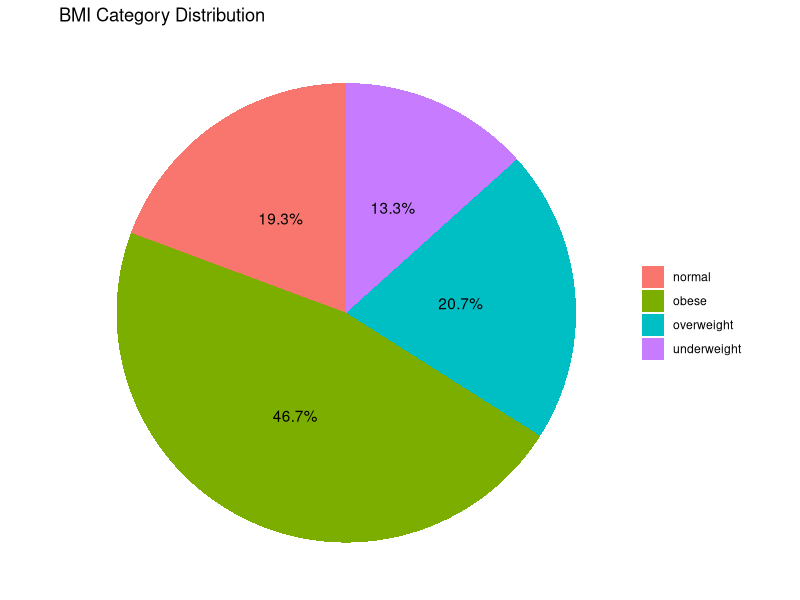
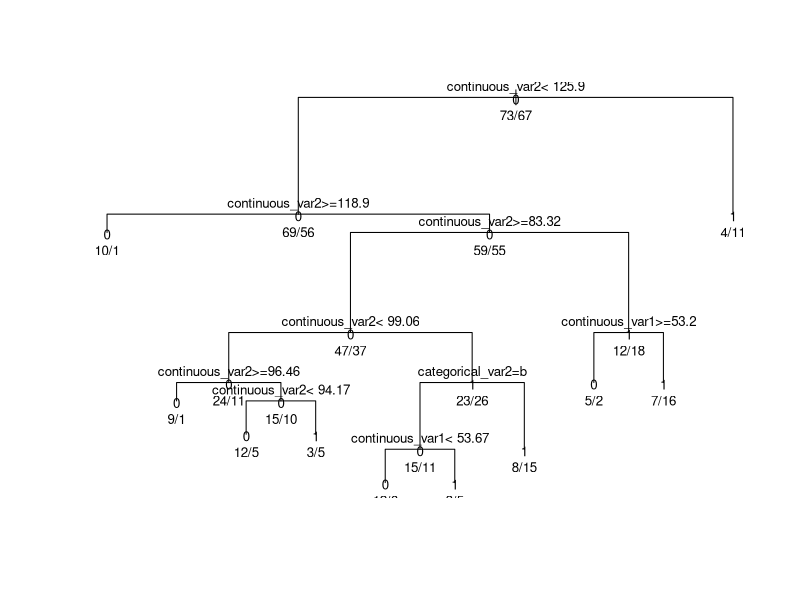
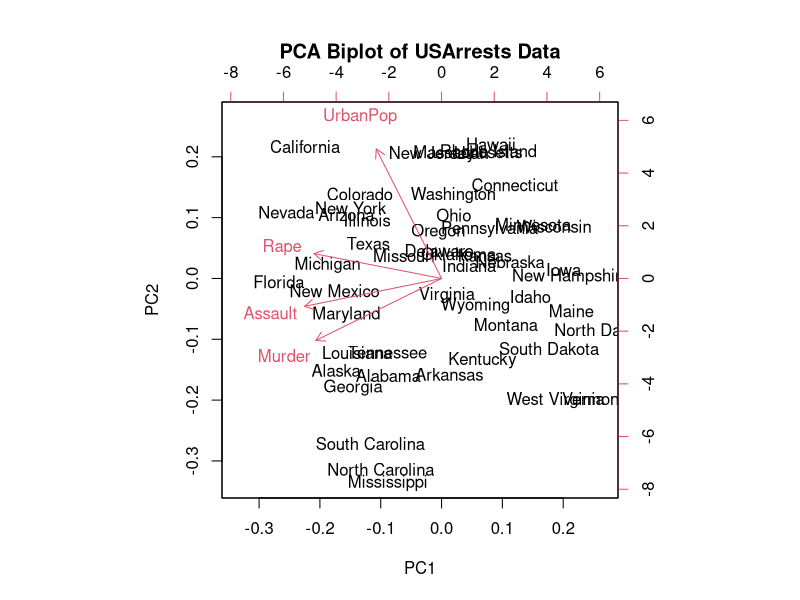
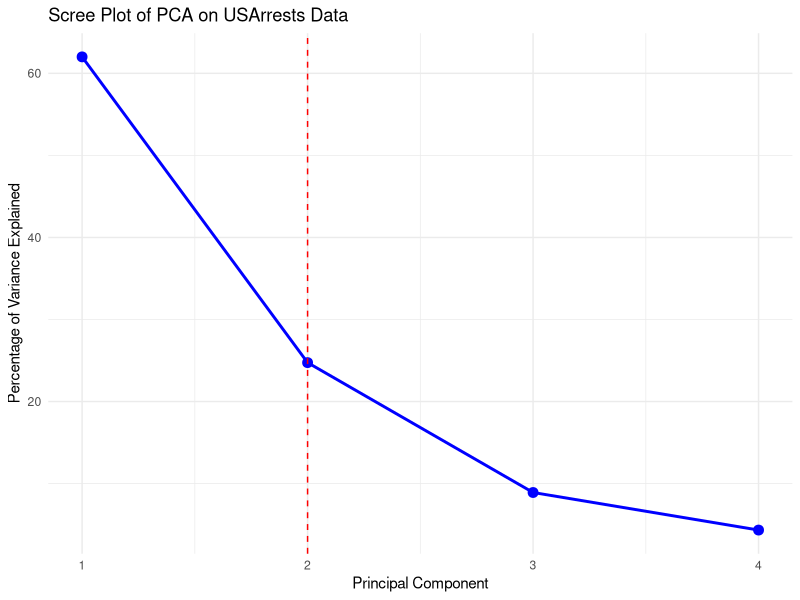
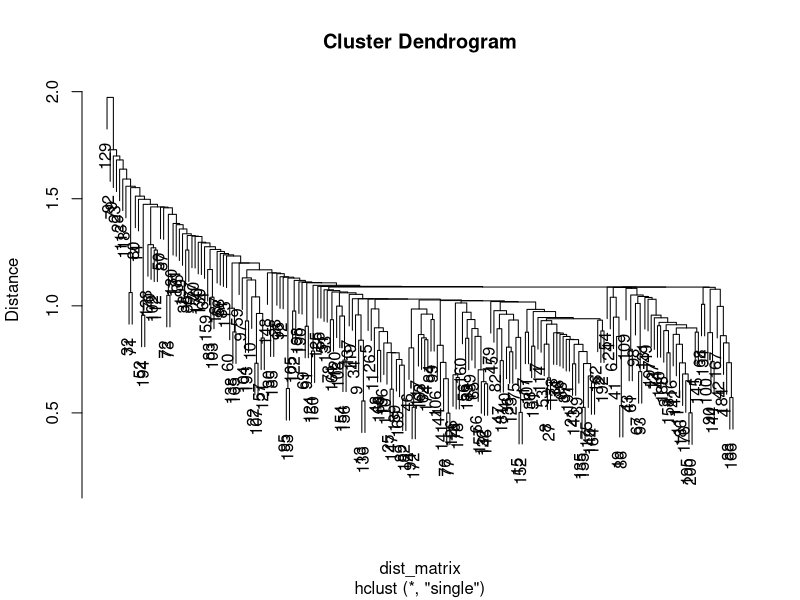
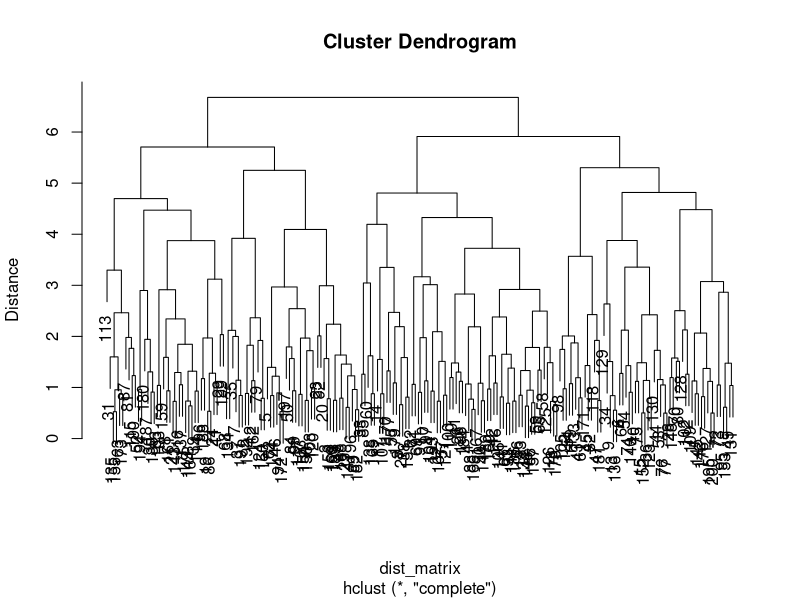
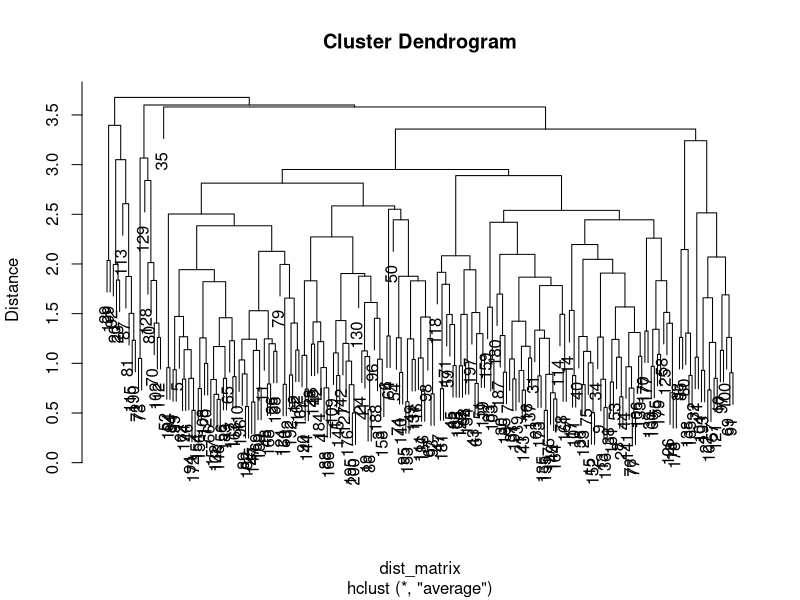

Write the R code that produced these figures, in order.
## ---- chunk 1
knitr::opts_chunk$set(echo = TRUE)
knitr::opts_knit$set(root.dir = "/home/tilak/projects/tilak/mds1/R-programming/exam/2nd-assessment/39_TilakPoudel")
## ---- chunk 2
working_directory <- getwd()
print(working_directory)
# Change to the desired directory
# setwd("~/projects/tilak/mds1/R-programming/")
set.seed(39)
# Generate the data
data <- data.frame(
  age = sample(20:59, 150, replace = TRUE),
  height = sample(110:190, 150, replace = TRUE),
  weight = sample(40:90, 150, replace = TRUE)
)

print(data)
## ---- chunk 3
data$BMI <- data$weight / (data$height / 100)^2
print(head(data))

## ---- chunk 4
library(dplyr)
data <- data %>%
  mutate(BMI_category = case_when(
    BMI < 18 ~ "underweight",
    BMI >= 18 & BMI < 25 ~ "normal",
    BMI >= 25 & BMI < 30 ~ "overweight",
    TRUE ~ "obese"
  ))
print(head(data))
## ---- chunk 5
library(ggplot2)
ggplot(data, aes(x = "", fill = BMI_category)) +
  geom_bar(width = 1) +
  coord_polar(theta = "y") +
  labs(title = "BMI Category Distribution") +
  theme_void() +
  theme(legend.title = element_blank()) +
  geom_text(stat = 'count', aes(label = scales::percent(..count../sum(..count..))), position = position_stack(vjust = 0.5))

## ---- chunk 6
library(dplyr)
data("airquality")
print(head(airquality))

# see category of Month variable
print(unique(airquality$Month))

shapiro_results <- airquality %>%
  group_by(Month) %>%
  summarise(
    shapiro_p_value = shapiro.test(Temp)$p.value
  )
print(shapiro_results)

## ---- chunk 7
library(car)
# Perform Levene's test for equality of variance
levene_results <- leveneTest(Temp ~ factor(Month), data = airquality)
print(levene_results)

## ---- chunk 8
# Perform ANOVA to compare "Temp" across different months
anova_results <- aov(Temp ~ factor(Month), data = airquality)
summary_anova <- summary(anova_results)
print(summary_anova)

## ---- chunk 9
# Perform Tukey's HSD post-hoc test
tukey_results <- TukeyHSD(anova_results)
print(tukey_results)

## ---- chunk 10
set.seed(39)
data_8 <- data.frame(
  binary_var = sample(0:1, 200, replace = TRUE),
  categorical_var1 = sample(c("A", "B", "C"), 200, replace = TRUE),
  categorical_var2 = sample(c("X", "Y"), 200, replace = TRUE),
  continuous_var1 = rnorm(200, mean = 50, sd = 10),
  continuous_var2 = rnorm(200, mean = 100, sd = 20)
)
print(head(data_8))

## ---- chunk 11
library(caret)
set.seed(39)
# Create a random split of the data into training and testing sets
train_index <- createDataPartition(data_8$binary_var, p = 0.7, list = FALSE)
train_data <- data_8[train_index, ]
test_data <- data_8[-train_index, ]
print(dim(train_data))
print(dim(test_data))

## ---- chunk 12
library(rpart)
# Fit logistic regression model
logistic_model <- glm(binary_var ~ ., data = train_data, family = binomial)
print(summary(logistic_model))
# Fit decision tree model
decision_tree_model <- rpart(binary_var ~ ., data = train_data, method = "class")
print(decision_tree_model)
# Plot the decision tree
plot(decision_tree_model)
text(decision_tree_model, use.n = TRUE, all = TRUE, cex = 0.8)

## ---- chunk 13
# Predict using logistic regression model
logistic_predictions <- predict(logistic_model, newdata = test_data, type = "response")
# Convert probabilities to binary predictions
logistic_predictions_binary <- ifelse(logistic_predictions > 0.5, 1, 0)
# Predict using decision tree model
decision_tree_predictions <- predict(decision_tree_model, newdata = test_data, type = "class")
# Create a confusion matrix for logistic regression predictions
logistic_confusion_matrix <- table(test_data$binary_var, logistic_predictions_binary)
print(logistic_confusion_matrix)

# use caret package to calculate accuracy
library(caret)
logistic_accuracy_caret <- confusionMatrix(as.factor(logistic_predictions_binary), as.factor(test_data$binary_var))
print(logistic_accuracy_caret)
decision_tree_accuracy_caret <- confusionMatrix(as.factor(decision_tree_predictions), as.factor(test_data$binary_var))
print(decision_tree_accuracy_caret)

## ---- chunk 14
data("USArrests")
print(head(USArrests))
# Scale the data
scaled_data <- scale(USArrests)
# Perform PCA
pca_result <- prcomp(scaled_data, center = TRUE, scale. = TRUE)
print(summary(pca_result))
# biplot of PCA
biplot(pca_result, main = "PCA Biplot of USArrests Data")

## ---- chunk 15
library(ggplot2)
eigen_values <- pca_result$sdev^2
explained_var <- eigen_values / sum(eigen_values) * 100
components <- 1:length(eigen_values)

scree_data <- data.frame(
  PC = components,
  Variance = explained_var
)

ggplot(scree_data, aes(x = PC, y = Variance)) +
  geom_point(color = "blue", size = 3) +
  geom_line(color = "blue", linewidth = 1) +
  geom_vline(xintercept = which.max(diff(diff(explained_var)) < 0)[1] + 1,
             linetype = "dashed", color = "red") +
  labs(
    title = "Scree Plot of PCA on USArrests Data",
    x = "Principal Component",
    y = "Percentage of Variance Explained"
  ) +
  theme_minimal()



## ---- chunk 16
library(psych)
# Perform PCA with VARIMAX rotation
pca_varimax <- principal(scaled_data, nfactors = 2, rotate = "varimax")
print(pca_varimax)

## ---- chunk 17
set.seed(39)

# Generate dataset: 200 rows and 5 columns of random numbers
random_data <- as.data.frame(matrix(rnorm(200 * 5), nrow = 200, ncol = 5))

# Optionally, name the variables
colnames(random_data) <- paste0("Var", 1:5)

# View the first few rows
head(random_data)

## ---- chunk 18
dist_matrix <- dist(random_data)

# Single linkage
hc_single <- hclust(dist_matrix, method = "single")
# plot
plot(
  hc_single,
  labels=rownames(random_data),
  ylab="Distance"
)

## ---- chunk 19
# Complete linkage
hc_complete <- hclust(dist_matrix, method = "complete")

plot(
  hc_complete,
  labels=rownames(random_data),
  ylab="Distance"
)
## ---- chunk 20

# Average linkage
hc_average <- hclust(dist_matrix, method = "average")

plot(
  hc_average,
  labels=rownames(random_data),
  ylab="Distance"
)

## ---- chunk 21
# Compute cophenetic distance matrices
cor_single <- cor(cophenetic(hc_single), dist_matrix)
cor_complete <- cor(cophenetic(hc_complete), dist_matrix)
cor_average <- cor(cophenetic(hc_average), dist_matrix)

# Display correlation coefficients
print(c(Single = cor_single, Complete = cor_complete, Average = cor_average))

